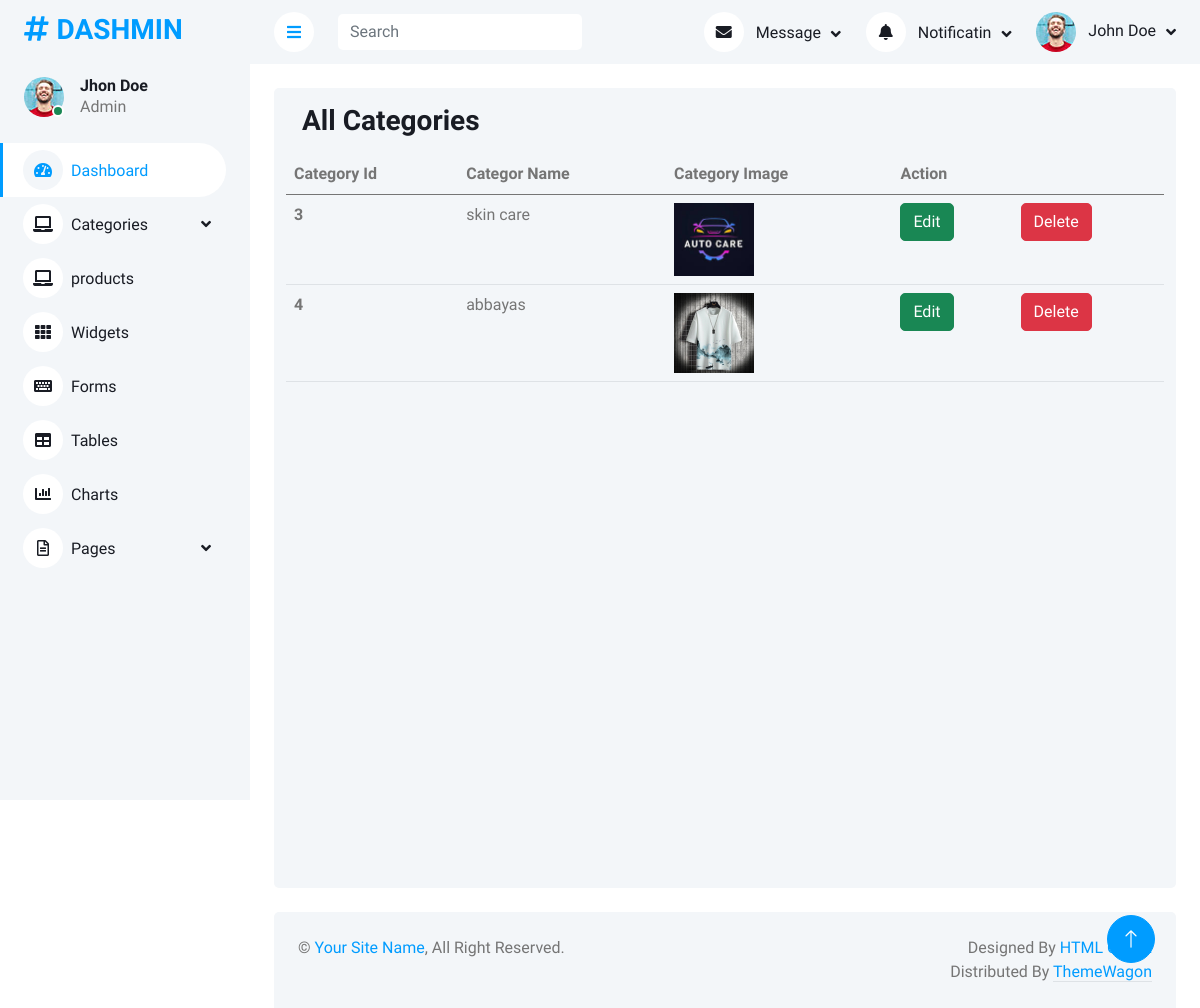
Screenshot of /dashmin/viewcategory.php with the database file from the repository.
### tables this page shows
CREATE TABLE `categories` (
  `catId` int(11) NOT NULL,
  `catName` varchar(20) NOT NULL,
  `catImage` varchar(50) NOT NULL
);

### dashmin/php/query.php (called while the page is built, shortened)
<?php
$categoryImageAddress = 'img/categories/';
?>

### dashmin/viewcategory.php (the view)
<?php
include("components/header.php");
?>
         <div class="container-fluid pt-4 px-4">
                <div class="row vh-100 bg-light rounded mx-0">
                    <div class="col-md-12">
                        <h3 class="my-3 mx-3">All Categories</h3>
                        <table class="table my-3">
                                <thead>
                                    <tr>
                                        <th scope="col">Category Id</th>
                                        <th scope="col">Categor Name</th>
                                        <th scope="col">Category Image</th>
                                        <th scope="col" colspan="2">Action</th>
                                    </tr>
                                </thead>
                                <tbody>
                                  <?php
                                  $query = $pdo ->query("select * from categories");
                                  $row = $query->fetchAll(PDO::FETCH_ASSOC);
                                  foreach($row as $catRows){
                                    ?>
                                  <tr>
                                        <th scope="row"><?php echo $catRows['catId']?></th>
                                        <td><?php echo $catRows['catName']?></td>
                                        <td><img src="<?php echo $categoryImageAddress.$catRows['catImage']?>" width="80"></td>
                                        <td><a href="updatecategory.php?cid=<?php echo $catRows['catId']?>" class="btn btn-success">Edit</a></td>
                                        <td><a href="?delete=<?php echo $catRows['catId']?>" class="btn btn-danger">Delete</a></td>
                                    </tr>
                                  <?php
                                  }
                                  ?>
                                </tbody>
                            </table>
                    </div>
                </div>
            </div>
<?php
include("components/footer.php");
?>

### dashmin/css/style.css (style rules this page uses)
:root { --primary: #009CFF; --light: #F3F6F9; --dark: #191C24; }
.btn { transition: .5s; }

### rows the page displays
categories: catId "3", catName "skin care", catImage (picture)
categories: catId "4", catName "abbayas", catImage (picture)
